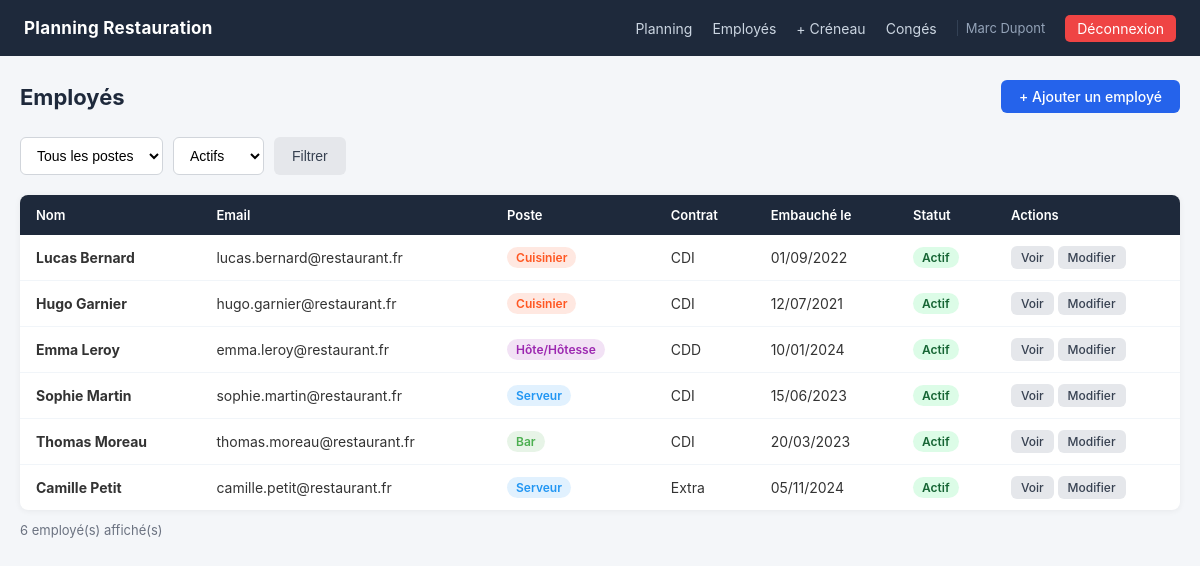
Page /employees/ (signed in) on the committed database.
### app/models.py (models this page shows, shortened)
class User(UserMixin, db.Model):
    __tablename__ = 'users'
    id = db.Column(db.Integer, primary_key=True)
    nom = db.Column(db.String(50), nullable=False)
    prenom = db.Column(db.String(50), nullable=False)
    email = db.Column(db.String(120), nullable=False, unique=True)
    password_hash = db.Column(db.String(255), nullable=False)
    telephone = db.Column(db.String(20), nullable=True)
    post_id = db.Column(db.Integer, db.ForeignKey('posts.id'), nullable=True)
    contrat = db.Column(db.String(20), nullable=False)
    date_embauche = db.Column(db.Date, nullable=False)
    role = db.Column(db.String(10), nullable=False, default='employe')
    actif = db.Column(db.Boolean, nullable=False, default=True)
    created_at = db.Column(db.DateTime, nullable=False, default=datetime.utcnow)
    shifts = db.relationship('Shift', foreign_keys='Shift.user_id', backref='employe', lazy=True)
    absences = db.relationship('Absence', foreign_keys='Absence.user_id', backref='employe', lazy=True)
    @property
    def est_manager(self):
        return self.role == 'manager'
    @property
    def nom_complet(self):
        return f'{self.prenom} {self.nom}'

class Post(db.Model):
    __tablename__ = 'posts'
    id = db.Column(db.Integer, primary_key=True)
    nom = db.Column(db.String(50), nullable=False, unique=True)
    couleur = db.Column(db.String(7), nullable=False)
    description = db.Column(db.Text, nullable=True)
    employes = db.relationship('User', backref='poste', lazy=True)
    shifts = db.relationship('Shift', backref='poste', lazy=True)

### app/employees/routes.py (the view)
@bp.route('/employees/')
@login_required
@manager_required
def list_employees():
    filtre_poste = request.args.get('poste', type=int)
    filtre_statut = request.args.get('statut', 'actif')
    query = User.query.filter_by(role='employe')
    if filtre_statut == 'actif':
        query = query.filter_by(actif=True)
    elif filtre_statut == 'inactif':
        query = query.filter_by(actif=False)
    if filtre_poste:
        query = query.filter_by(post_id=filtre_poste)
    employes = query.order_by(User.nom).all()
    postes = Post.query.all()
    return render_template('employees/list.html', employes=employes, postes=postes,
                           filtre_poste=filtre_poste, filtre_statut=filtre_statut)

### app/auth/routes.py (called while the page is built)
def manager_required(f):
    @wraps(f)
    def decorated_function(*args, **kwargs):
        if not current_user.est_manager:
            abort(403)
        return f(*args, **kwargs)
    return decorated_function

### app/templates/employees/list.html (shortened to what this page needs)
{% extends "base.html" %}
{% block content %}
<div class="page-header">
    <h1>Employés</h1>
    <a href="{{ url_for('employees.create_employee') }}" class="btn btn-primary">+ Ajouter un employé</a>
</div>
<form method="GET" class="filter-bar" style="margin-bottom:20px;display:flex;gap:10px;flex-wrap:wrap">
    <select name="poste" class="form-control" style="width:auto">
        <option value="">Tous les postes</option>
    </select>
    <select name="statut" class="form-control" style="width:auto">
        <option value="actif"   {% if filtre_statut == 'actif' %}selected{% endif %}>Actifs</option>
    </select>
    <button type="submit" class="btn btn-secondary">Filtrer</button>
</form>
<table>
    <thead>
        <tr>
            <th>Nom</th>
            <th>Email</th>
            <th>Poste</th>
            <th>Contrat</th>
            <th>Embauché le</th>
            <th>Statut</th>
            <th>Actions</th>
        </tr>
    </thead>
    <tbody>
        {% for e in employes %}
        <tr>
            <td><strong>{{ e.nom_complet }}</strong></td>
            <td>{{ e.email }}</td>
            <td>
                {% if e.poste %}
                <span class="badge" style="background:{{ e.poste.couleur }}22;color:{{ e.poste.couleur }}">{{ e.poste.nom }}</span>
                {% else %}—{% endif %}
            </td>
            <td>{{ e.contrat }}</td>
            <td>{{ e.date_embauche.strftime('%d/%m/%Y') }}</td>
            <td>
                {% if e.actif %}
                <span class="badge badge-success">Actif</span>
                {% else %}
                <span class="badge badge-danger">Inactif</span>
                {% endif %}
            </td>
            <td>
                <a href="{{ url_for('employees.view_employee', id=e.id) }}" class="btn btn-secondary btn-sm">Voir</a>
                <a href="{{ url_for('employees.edit_employee', id=e.id) }}" class="btn btn-secondary btn-sm">Modifier</a>
            </td>
        </tr>
        {% else %}
        <tr><td colspan="7" style="text-align:center;color:#6b7280;padding:30px">Aucun employé trouvé.</td></tr>
        {% endfor %}
    </tbody>
</table>
<p style="margin-top:12px;color:#6b7280;font-size:13px">{{ employes|length }} employé(s) affiché(s)</p>
{% endblock %}

### app/templates/base.html (shortened to what this page needs)
<!DOCTYPE html>
<html lang="fr">
<head>
    <link rel="stylesheet" href="{{ url_for('static', filename='css/style.css') }}">
</head>
<body>
{% if current_user.is_authenticated %}
<nav class="navbar">
    <div class="navbar-brand">Planning Restauration</div>
    <div class="navbar-links">
        {% if current_user.est_manager %}
            <a href="{{ url_for('planning.week_view') }}">Planning</a>
            <a href="{{ url_for('employees.list_employees') }}">Employés</a>
            <a href="{{ url_for('shifts.create_shift') }}">+ Créneau</a>
            <a href="{{ url_for('absences.list_absences') }}">Congés</a>
        {% else %}
            <a href="{{ url_for('planning.week_view') }}">Mon planning</a>
            <a href="{{ url_for('absences.my_absences') }}">Mes congés</a>
        {% endif %}
        <span class="navbar-user">{{ current_user.nom_complet }}</span>
        <a href="{{ url_for('auth.logout') }}" class="btn-logout">Déconnexion</a>
    </div>
</nav>
{% endif %}
<main class="container">
    {% block content %}{% endblock %}
</main>
</body>
</html>

### app/static/css/style.css (style rules this page uses)
*, *::before, *::after { box-sizing: border-box; margin: 0; padding: 0; }
body { font-family: -apple-system, BlinkMacSystemFont, 'Segoe UI', sans-serif; font-size: 15px; background: #f4f6f9; color: #333; min-height: 100vh; }
a { color: #2563eb; text-decoration: none; }
.navbar { background: #1e293b; color: #fff; display: flex; align-items: center; justify-content: space-between; padding: 0 24px; height: 56px; position: sticky; top: 0; z-index: 100; }
.navbar-brand { font-weight: 700; font-size: 17px; letter-spacing: .3px; }
.navbar-links { display: flex; align-items: center; gap: 20px; }
.navbar-links a { color: #cbd5e1; font-size: 14px; }
.navbar-user { color: #94a3b8; font-size: 13px; padding-left: 8px; border-left: 1px solid #334155; }
.btn-logout { background: #ef4444; color: #fff !important; padding: 5px 12px; border-radius: 5px; font-size: 13px; }
.container { max-width: 1200px; margin: 0 auto; padding: 24px 20px; }
.form-control { width: 100%; padding: 9px 12px; border: 1px solid #d1d5db; border-radius: 6px; font-size: 14px; background: #fff; transition: border-color .2s; }
.btn { display: inline-block; padding: 8px 18px; border-radius: 6px; border: none; cursor: pointer; font-size: 14px; font-weight: 500; transition: background .15s; text-align: center; }
.btn-primary { background: #2563eb; color: #fff; }
.btn-secondary { background: #e5e7eb; color: #374151; }
.btn-sm { padding: 4px 10px; font-size: 12px; }
table { width: 100%; border-collapse: collapse; background: #fff; border-radius: 8px; overflow: hidden; box-shadow: 0 1px 6px rgba(0,0,0,.06); }
thead { background: #1e293b; color: #fff; }
th { padding: 12px 16px; text-align: left; font-size: 13px; font-weight: 600; }
td { padding: 11px 16px; border-bottom: 1px solid #f1f5f9; font-size: 14px; }
tr:last-child td { border-bottom: none; }
.badge { display: inline-block; padding: 3px 9px; border-radius: 12px; font-size: 12px; font-weight: 600; }
.badge-success { background: #dcfce7; color: #166534; }
.page-header { display: flex; align-items: center; justify-content: space-between; margin-bottom: 24px; }
.page-header h1 { font-size: 22px; font-weight: 700; color: #1e293b; }

### rows in the picture
User: nom_complet "Marc Dupont"
User: nom_complet "Lucas Bernard", email "lucas.bernard@restaurant.fr", poste.nom "Cuisinier", contrat "CDI", date_embauche "01/09/2022", actif "Actif"
User: nom_complet "Hugo Garnier", email "hugo.garnier@restaurant.fr", poste.nom "Cuisinier", contrat "CDI", date_embauche "12/07/2021", actif "Actif"
User: nom_complet "Emma Leroy", email "emma.leroy@restaurant.fr", poste.nom "Hôte/Hôtesse", contrat "CDD", date_embauche "10/01/2024", actif "Actif"
User: nom_complet "Sophie Martin", email "sophie.martin@restaurant.fr", poste.nom "Serveur", contrat "CDI", date_embauche "15/06/2023", actif "Actif"
User: nom_complet "Thomas Moreau", email "thomas.moreau@restaurant.fr", poste.nom "Bar", contrat "CDI", date_embauche "20/03/2023", actif "Actif"
User: nom_complet "Camille Petit", email "camille.petit@restaurant.fr", poste.nom "Serveur", contrat "Extra", date_embauche "05/11/2024", actif "Actif"

### other values in the picture
{{ employes|length }} "6"
